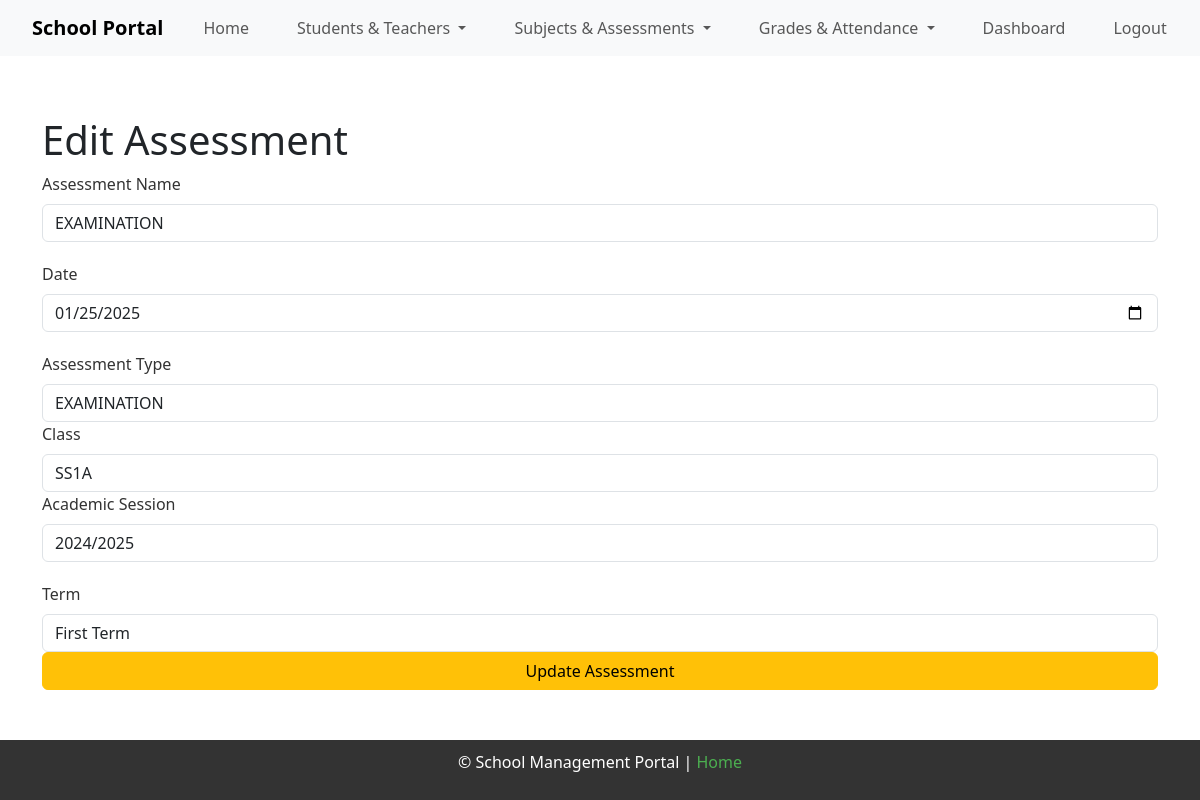
The app's page /edit_assessment/1 (signed in) with its own data.
### app/models.py (models this page shows)
class Assessment(db.Model):
    __tablename__ = 'assessments'
    id = db.Column(db.Integer, primary_key=True)
    name = db.Column(db.String(100), nullable=False)
    date = db.Column(db.Date, nullable=False)
    assessment_type_id = db.Column(db.Integer, db.ForeignKey('assessment_types.id'), nullable=False)
    class_id = db.Column(db.Integer, db.ForeignKey('classes.id'), nullable=False)
    academic_session = db.Column(db.String(20), nullable=False)  # E.g., "2024/2025"
    term = db.Column(db.String(20), nullable=False)  # E.g., "Term 1"
    assessment_type = db.relationship('AssessmentType', backref='assessments', lazy=True)
    subject_scores = db.relationship('AssessmentSubjectScore', backref='assessmentsubjectscores', lazy=True)  # Updated backref

### app/routes.py (the view, shortened to what this page needs)
@main.route('/edit_assessment/<int:assessment_id>', methods=['GET', 'POST'])
@login_required
def edit_assessment(assessment_id):
    assessment = Assessment.query.get_or_404(assessment_id)
    form = AssessmentForm(obj=assessment)
    form.assessment_type.choices = [(atype.id, atype.name) for atype in AssessmentType.query.all()]
    form.class_id.choices = [(cls.id, cls.class_name) for cls in Class.query.all()]
    return render_template('edit_assessment.html', form=form, assessment=assessment)

### app/forms.py
class AssessmentForm(FlaskForm):
    name = StringField('Assessment Name', validators=[DataRequired()])
    date = DateField('Date', format='%Y-%m-%d', validators=[DataRequired()])
    assessment_type = SelectField('Assessment Type', coerce=int, validators=[DataRequired()])
    class_id = SelectField('Class', coerce=int, validators=[DataRequired()])
    academic_session = StringField('Academic Session', validators=[DataRequired()])
    term = SelectField('Term', choices=[('First Term', 'First Term'), ('Second Term', 'Second Term'), ('Third Term', 'Third Term')], validators=[DataRequired()])
    submit = SubmitField('Submit')

### app/__init__.py (called while the page is built)
def create_app():
    app = Flask(__name__)
    app.config.from_object(Config)
    app.config['UPLOAD_FOLDER'] = os.path.join(os.getcwd(), 'static/uploads')
    @app.before_request
    def before_request():
        g.current_user = current_user
    db.init_app(app)
    migrate.init_app(app, db)
    bootstrap.init_app(app)
    login_manager.init_app(app)
    login_manager.login_view = 'main.login'
    app.static_folder ='static'
    app.static_url_path = '/static'
    with app.app_context():
        from . import models
        from .routes import main
        app.register_blueprint(main)
        db.create_all()
    return app

### app/models.py (called while the page is built)
@login_manager.user_loader
def load_user(user_id):
    return User.query.get(int(user_id))

### app/templates/edit_assessment.html (shortened to what this page needs)
{% extends "base.html" %}
{% block content %}
<h1>Edit Assessment</h1>
<form method="POST">
    <div class="form-group">
        {{ form.name.label }}
        {{ form.name(class="form-control") }}
    </div>
    <div class="form-group">
        {{ form.date.label }}
        {{ form.date(class="form-control") }}
    </div>
    <div class="form-group">
        {{ form.assessment_type.label }}
        {{ form.assessment_type(class="form-control") }}
    </div>
    <div class="form-group">
        {{ form.class_id.label }}
        {{ form.class_id(class="form-control") }}
    </div>
    <div class="form-group">
        {{ form.academic_session.label }}
        {{ form.academic_session(class="form-control") }}
    </div>
    <div class="form-group">
        {{ form.term.label }}
        {{ form.term(class="form-control") }}
    </div>
    <button type="submit" class="btn btn-warning">Update Assessment</button>
</form>
{% endblock %}

### app/static/style.css (style rules this page uses)
html, body { margin: 0; padding: 0; height: 100%; font-family: Arial, sans-serif; display: flex; flex-direction: column; }
form { margin: 0; }
form label { font-size: 16px; color: #333; display: block; margin-bottom: 8px; text-align: left; }
form input { width: 100%; padding: 10px; margin-bottom: 20px; border: 1px solid #ccc; border-radius: 4px; font-size: 14px; }
form button { background-color: #333; color: white; padding: 10px 15px; border: none; border-radius: 4px; cursor: pointer; font-size: 16px; width: 100%; }

### records on screen
Assessment: name "EXAMINATION", date "01/25/2025", assessment_type "EXAMINATION", class_id "SS1A", academic_session "2024/2025", term "First Term"
